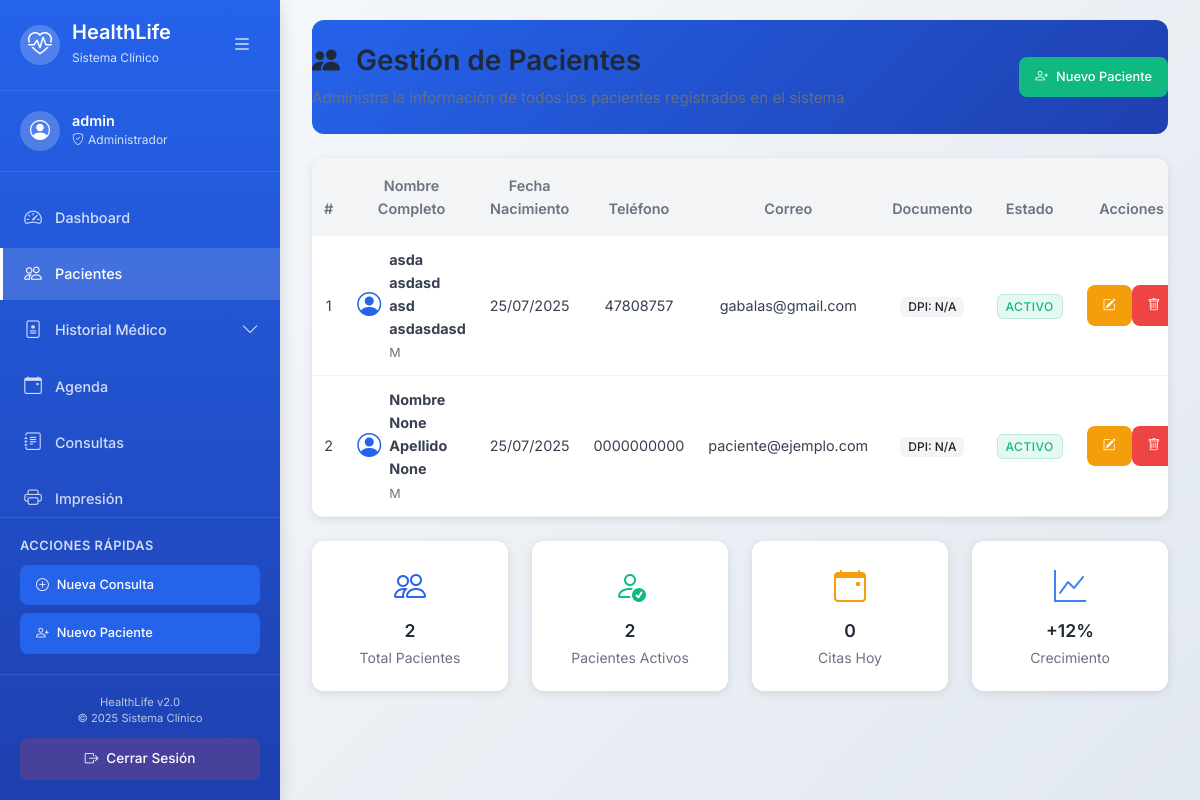
The app's page /pacientes/ (signed in), older data.
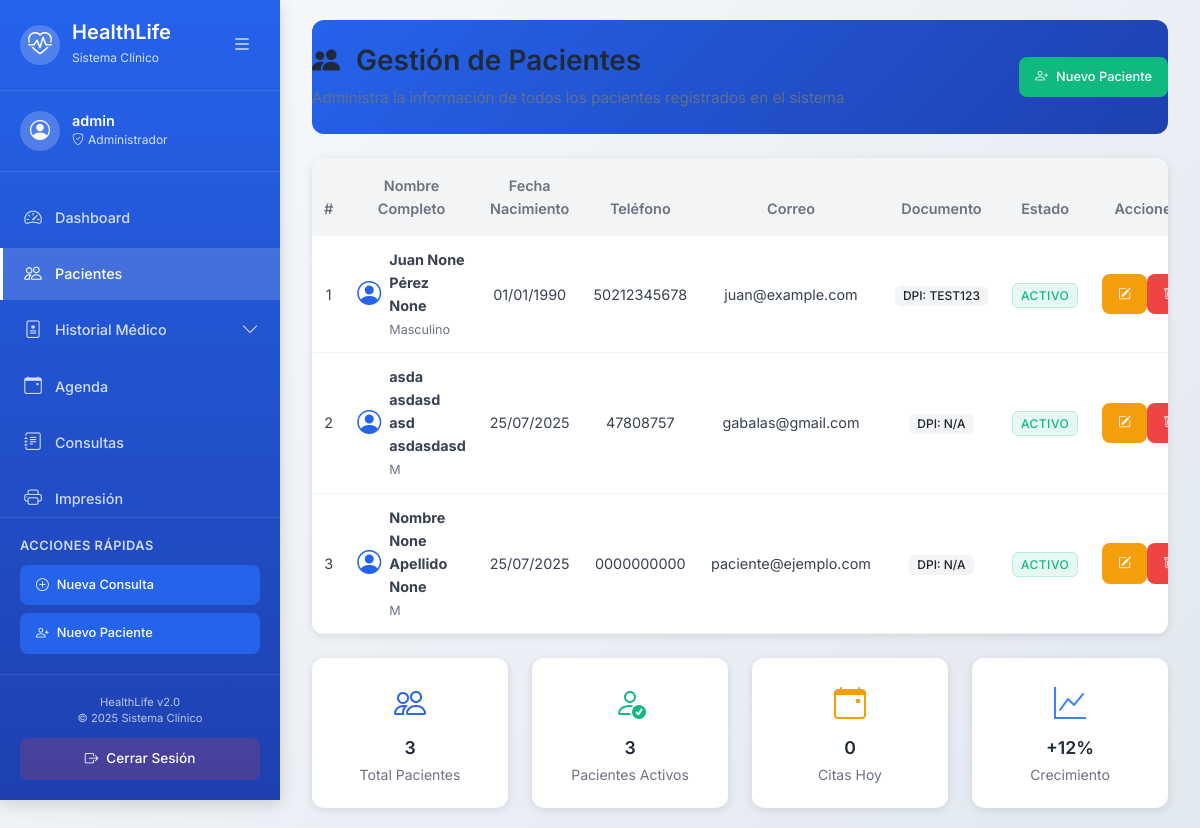
The same page, newer data.
### pacientes/models.py (models this page shows, shortened)
class Paciente(models.Model):
    primer_nombre = models.CharField(max_length=50)
    otros_nombres = models.CharField(max_length=50, blank=True, null=True)
    primer_apellido = models.CharField(max_length=50)
    segundo_apellido = models.CharField(max_length=50, blank=True, null=True)
    apellido_casada = models.CharField(max_length=50, blank=True, null=True)
    tipo_documento = models.CharField(max_length=20, choices=[
        ('DPI', 'DPI - Documento Personal de Identificación'),
        ('Pasaporte', 'Pasaporte'),
        ('Carné de Extranjería', 'Carné de Extranjería'),
        ('Otro', 'Otro documento')
    ], default='DPI')
    documento_identificacion = models.CharField(max_length=50, default='N/A')  # ✅ Agregado default
    nit = models.CharField(max_length=20, default='CF')
    fecha_nacimiento = models.DateField()
    genero = models.CharField(max_length=20, choices=[
        ('Masculino', 'Masculino'),
        ('Femenino', 'Femenino'),
        ('No binario', 'No binario'),
        ('Prefiero no decir', 'Prefiero no decir')
    ], default='Masculino')
    identidad_genero = models.CharField(max_length=50, blank=True, null=True)
    nacionalidad = models.CharField(max_length=50, default='Guatemalteca')  # ✅ Default sugerido
    profesion = models.CharField(max_length=100, blank=True, null=True)
    ocupacion = models.CharField(max_length=100, blank=True, null=True)
    discapacidad = models.CharField(max_length=100, blank=True, null=True)
    tipo_paciente = models.CharField(max_length=50, blank=True, null=True)
    estado_civil = models.CharField(max_length=20, choices=[
        ('Soltero/a', 'Soltero/a'),
        ('Casado/a', 'Casado/a'),
        ('Divorciado/a', 'Divorciado/a'),
        ('Viudo/a', 'Viudo/a'),
        ('Unión libre', 'Unión libre'),
        ('Separado/a', 'Separado/a')
    ], blank=True, null=True)
    correo = models.EmailField(default='paciente@ejemplo.com')  # ✅ Default para evitar error
    telefono = models.CharField(max_length=20, default='0000000000')  # ✅ Default obligatorio
    telefono_secundario = models.CharField(max_length=20, blank=True, null=True)  # ✅ Nuevo campo
    notificar_whatsapp = models.BooleanField(default=False)
    notificar_correo = models.BooleanField(default=False)
    notificar_sms = models.BooleanField(default=False)
    contacto_emergencia = models.CharField(max_length=100, blank=True, null=True)
    telefono_emergencia = models.CharField(max_length=20, blank=True, null=True)
    parentesco_emergencia = models.CharField(max_length=20, choices=[
        ('Cónyuge', 'Cónyuge'),
        ('Padre', 'Padre'),
        ('Madre', 'Madre'),
        ('Hijo/a', 'Hijo/a'),
        ('Hermano/a', 'Hermano/a'),
        ('Abuelo/a', 'Abuelo/a'),
        ('Tío/a', 'Tío/a'),
        ('Primo/a', 'Primo/a'),
        ('Amigo/a', 'Amigo/a'),
        ('Vecino/a', 'Vecino/a'),
        ('Otro', 'Otro')
    ], blank=True, null=True)
    direccion = models.TextField(default='Sin dirección')
    ciudad = models.CharField(max_length=100, default='Ciudad')  # ✅ Default obligatorio
    zona = models.CharField(max_length=10, blank=True, null=True)
    codigo_postal = models.CharField(max_length=10, blank=True, null=True)
    pais = models.CharField(max_length=50, default='Guatemala')  # ✅ Default obligatorio
    grupo_sanguineo = models.CharField(max_length=5, blank=True, null=True)
    factor_rh = models.CharField(max_length=5, blank=True, null=True)  # ✅ Nuevo campo
    alergias = models.CharField(max_length=100, blank=True, null=True)
    antecedentes_medicos = models.TextField(blank=True, null=True)  # ✅ Nuevo campo
    medicamentos_actuales = models.TextField(blank=True, null=True)  # ✅ Nuevo campo
    es_donador = models.BooleanField(default=False)
    comentarios_donacion = models.TextField(blank=True, null=True)
    fecha_donacion = models.DateField(blank=True, null=True)
    enviar_recordatorio = models.BooleanField(default=True)
    estado = models.CharField(max_length=10, choices=[
        ('Activo', 'Activo'), ('Inactivo', 'Inactivo')
    ], default='Activo')
    notas = models.TextField(blank=True, null=True)
    creado_por = models.ForeignKey(settings.AUTH_USER_MODEL, on_delete=models.SET_NULL, null=True)
    fecha_creacion = models.DateTimeField(auto_now_add=True)
    ultima_modificacion = models.DateTimeField(auto_now=True)
    class Meta:
        verbose_name = "Paciente"
        verbose_name_plural = "Pacientes"
        ordering = ['-fecha_creacion']
        indexes = [
            models.Index(fields=['primer_nombre', 'primer_apellido']),
            models.Index(fields=['documento_identificacion']),
            models.Index(fields=['telefono']),
            models.Index(fields=['estado']),
        ]

### pacientes/views.py (the view)
# urls.py: path('', views.listar_pacientes, name='listar_pacientes'),
@login_required
def listar_pacientes(request):
    pacientes = Paciente.objects.all().order_by('-fecha_creacion')
    form = PacienteForm()
    campos_generales = [
        'primer_nombre', 'otros_nombres', 'primer_apellido', 'segundo_apellido',
        'apellido_casada', 'genero', 'fecha_nacimiento', 'grupo_sanguineo',
        'tipo_documento', 'documento_identificacion', 'nit', 'nacionalidad',
        'profesion', 'ocupacion', 'discapacidad', 'tipo_paciente', 'estado_civil'
    ]
    campos_direccion = [
        'direccion', 'ciudad', 'zona', 'codigo_postal', 'pais'
    ]
    campos_telefonos = [
        'telefono', 'correo', 'notificar_whatsapp', 'notificar_correo', 'notificar_sms',
        'contacto_emergencia', 'telefono_emergencia', 'parentesco_emergencia'
    ]
    campos_admin = [
        'estado', 'enviar_recordatorio', 'creado_por'
    ]
    campos_extras = [
        'alergias', 'es_donador', 'comentarios_donacion', 'fecha_donacion', 'notas'
    ]
    context = {
        'pacientes': pacientes,
        'form': form,
        'campos_generales': campos_generales,
        'campos_direccion': campos_direccion,
        'campos_telefonos': campos_telefonos,
        'campos_admin': campos_admin,
        'campos_extras': campos_extras,
    }
    return render(request, 'pacientes/listar_pacientes.html', context)

### templates/pacientes/listar_pacientes.html (shortened to what the changed rows need)
{% extends 'base.html' %}
{% block content %}
<div class="container-fluid">
    <div class="page-header">
        <div class="row align-items-center">
            <div class="col-md-8">
                <h2><i class="bi bi-people-fill me-3"></i>Gestión de Pacientes</h2>
            </div>
        </div>
    </div>
    <div class="table-container">
        <div class="table-responsive">
            <table class="table table-hover mb-0">
                <thead>
                    <tr>
                        <th>#</th>
                        <th>Nombre Completo</th>
                        <th>Fecha Nacimiento</th>
                        <th>Teléfono</th>
                        <th>Correo</th>
                        <th>Documento</th>
                        <th>Estado</th>
                        <th>Acciones</th>
                    </tr>
                </thead>
                <tbody>
                    {% for paciente in pacientes %}
                    <tr>
                        <td class="text-center">{{ forloop.counter }}</td>
                        <td>
                            <div class="d-flex align-items-center">
                                <i class="bi bi-person-circle text-primary me-2" style="font-size: 1.5rem;"></i>
                                <div>
                                    <div class="fw-bold">{{ paciente.primer_nombre }} {{ paciente.otros_nombres }} {{ paciente.primer_apellido }} {{ paciente.segundo_apellido }}</div>
                                    <small class="text-muted">{{ paciente.genero }}</small>
                                </div>
                            </div>
                        </td>
                        <td class="text-center">{{ paciente.fecha_nacimiento|date:"d/m/Y" }}</td>
                        <td class="text-center">{{ paciente.telefono }}</td>
                        <td class="text-center">{{ paciente.correo|default:"-" }}</td>
                        <td class="text-center">
                            <span class="badge bg-light text-dark">{{ paciente.tipo_documento }}: {{ paciente.documento_identificacion }}</span>
                        </td>
                        <td class="text-center">
                            <span class="status-badge {% if paciente.estado == 'Activo' %}active{% else %}inactive{% endif %}">
                                {{ paciente.estado }}
                            </span>
                        </td>
                        <td class="text-center">
                            <div class="btn-group" role="group">
                                <a href="{% url 'editar_paciente' paciente.id %}" class="action-btn warning btn-sm" title="Editar">
                                    <i class="bi bi-pencil-square"></i>
                                </a>
                                <a href="{% url 'eliminar_paciente' paciente.id %}" class="action-btn danger btn-sm" title="Eliminar"
                                   onclick="return confirm('¿Estás seguro de eliminar este paciente? Esta acción no se puede deshacer.');">
                                    <i class="bi bi-trash"></i>
                                </a>
                            </div>
                        </td>
                    </tr>
                    {% endfor %}
                </tbody>
            </table>
        </div>
    </div>
    {% if pacientes %}
    <div class="row mt-4">
        <div class="col-md-3">
            <div class="card border-0 shadow-sm">
                <div class="card-body text-center">
                    <i class="bi bi-people text-primary" style="font-size: 2rem;"></i>
                    <h5 class="mt-2 mb-1">{{ pacientes|length }}</h5>
                    <small class="text-muted">Total Pacientes</small>
                </div>
            </div>
        </div>
        <div class="col-md-3">
            <div class="card border-0 shadow-sm">
                <div class="card-body text-center">
                    <i class="bi bi-person-check text-success" style="font-size: 2rem;"></i>
                    <h5 class="mt-2 mb-1">{{ pacientes|length }}</h5>
                    <small class="text-muted">Pacientes Activos</small>
                </div>
            </div>
        </div>
        <div class="col-md-3">
            <div class="card border-0 shadow-sm">
                <div class="card-body text-center">
                    <i class="bi bi-calendar-event text-warning" style="font-size: 2rem;"></i>
                    <h5 class="mt-2 mb-1">0</h5>
                    <small class="text-muted">Citas Hoy</small>
                </div>
            </div>
        </div>
        <div class="col-md-3">
            <div class="card border-0 shadow-sm">
                <div class="card-body text-center">
                    <i class="bi bi-graph-up text-info" style="font-size: 2rem;"></i>
                    <h5 class="mt-2 mb-1">+12%</h5>
                    <small class="text-muted">Crecimiento</small>
                </div>
            </div>
        </div>
    </div>
    {% endif %}
</div>
{% endblock %}

Row changes from the older to the newer data that the page shows:
added Paciente: primer_nombre "Juan", otros_nombres "None", primer_apellido "Pérez", segundo_apellido "None", genero "Masculino", fecha_nacimiento "01/01/1990", telefono "50212345678", correo "juan@example.com", tipo_documento "DPI", documento_identificacion "TEST123", estado "ACTIVO"
Text that changed along with them:
{{ pacientes|length }}: "2" → "3"
